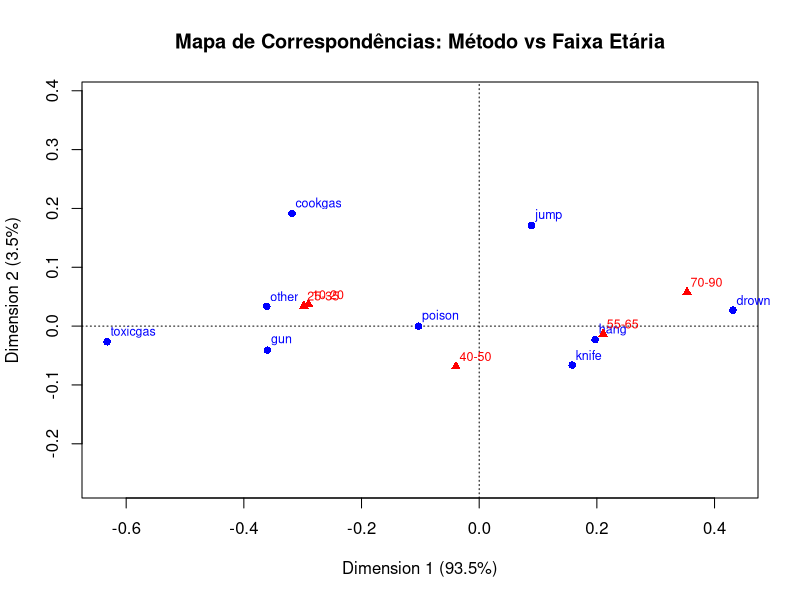

Generate this figure with R:
## ---- chunk 1
#| message: false
#| warning: false
#| include: false
library(ca)

## ---- chunk 2
#| echo: false
#| tbl-cap: "Tabela de contingência entre método e faixa etária"

library(vcd)
library(knitr)
library(kableExtra)

data("Suicide")

dados <- as.data.frame(Suicide)

tabela_contingencia <- xtabs(Freq ~ method + age.group, data = dados)

kbl(
  as.matrix(tabela_contingencia),
  format = "latex",
  booktabs = TRUE,
  align = "c"
) |>
  kable_styling(
    latex_options = c("hold_position")
  )

## ---- chunk 3
#| echo: false
#| tbl-cap: "Teste Qui-Quadrado - Dados VCD"

teste_chi2 <- chisq.test(tabela_contingencia)

resultado_chi2 <- data.frame(
  Estatística = round(teste_chi2$statistic, 3),
  GL = teste_chi2$parameter,
  `Valor-p` = format.pval(teste_chi2$p.value, digits = 4)
)

kbl(
  resultado_chi2,
  format = "latex",
  booktabs = TRUE
) |>
  kable_styling(
    latex_options = "hold_position"
  )
## ---- chunk 4

resultado_ca <- ca(tabela_contingencia)

summary(resultado_ca)

## ---- chunk 5
#| echo: false
#| tbl-cap: Resíduos de Pearson
#| label: tbl-pearson

residuos <- (teste_chi2$observed - teste_chi2$expected) /
            sqrt(teste_chi2$expected)

kbl(
  round(teste_chi2$residuals, 2),
  format = "latex",
  booktabs = TRUE
) |>
  kable_styling(
    font_size = 8,
    latex_options = "hold_position"
  )
## ---- chunk 6
#| echo: false
#| fig-cap: "Mapa de Correspondências: Método vs Faixa Etária"
#| fig-width: 7
#| fig-height: 5
#| label: fig-mpca

plot(resultado_ca, main = "Mapa de Correspondências: Método vs Faixa Etária")
